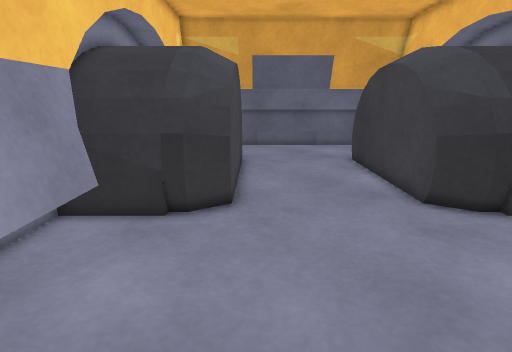
view 1 (above)

15 first-person views from a walk through a world built for the Gazebo simulator. The camera is 0.35 m above the floor, tilts 14° down and sees 80° across. The floor is counted in squares, 0.1 m on a side. Each view is taken from the middle of a square. On the plan, view 1 faces up. The plan holds only what a view shows up to about 20 squares ahead; the rest is blank. The place goes on beyond the plan.

view 2
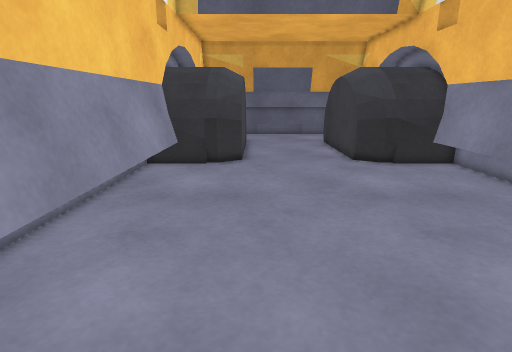

view 3
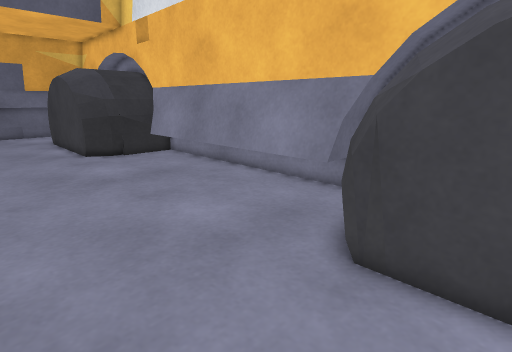

view 4
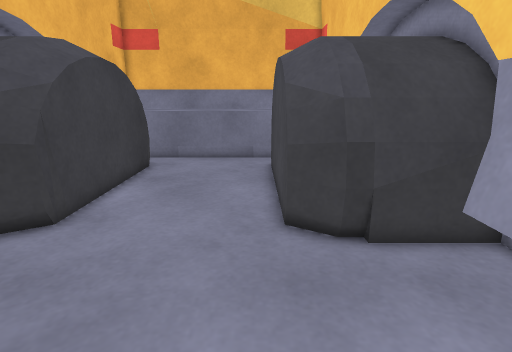

view 5
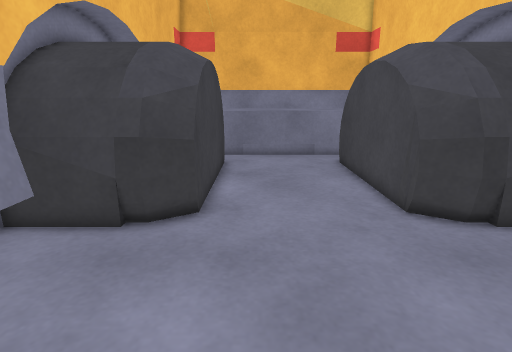

view 6
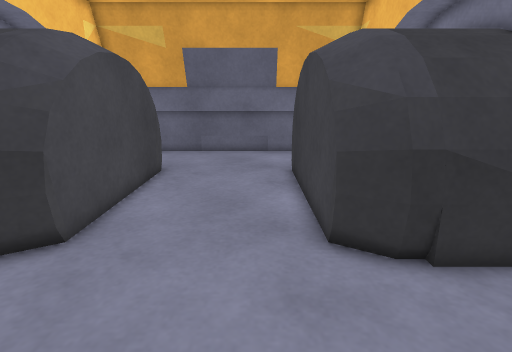

view 7
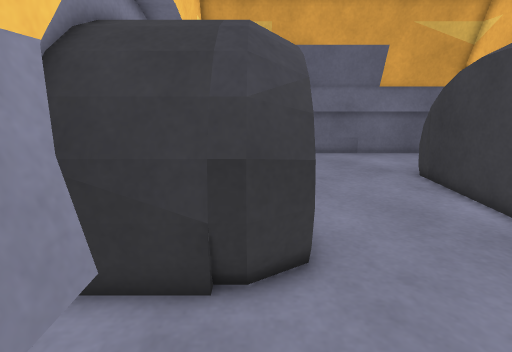

view 8
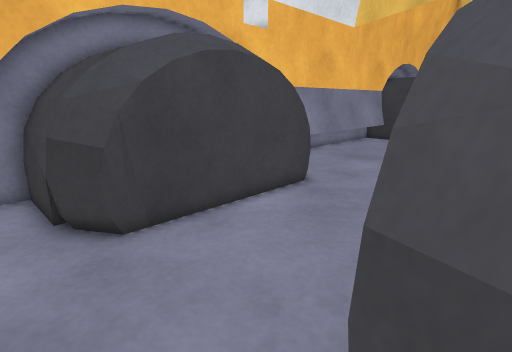

view 9
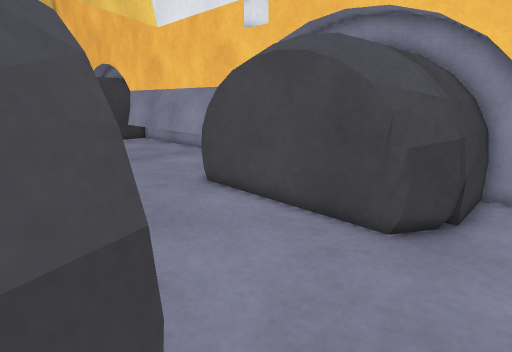

view 10
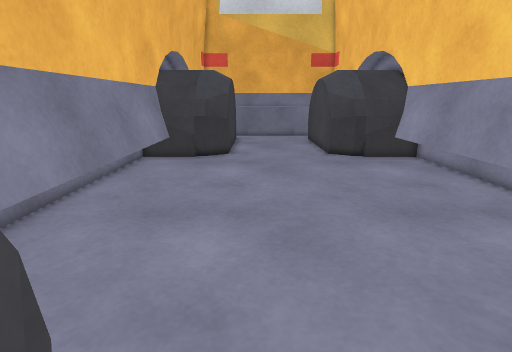

view 11
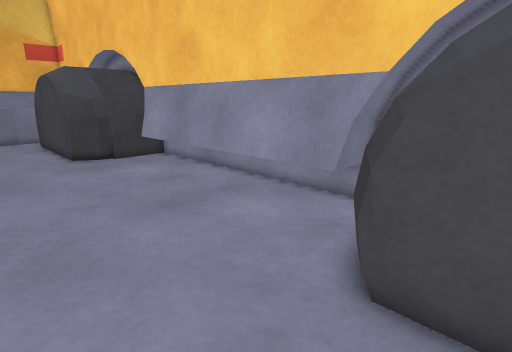

view 12
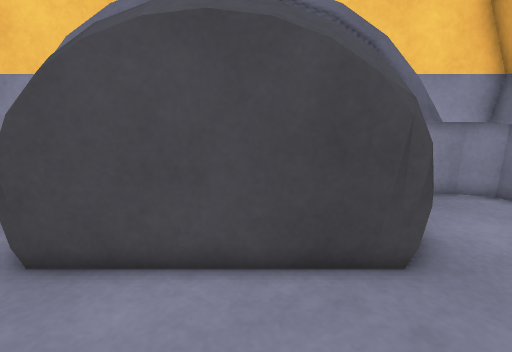

view 13
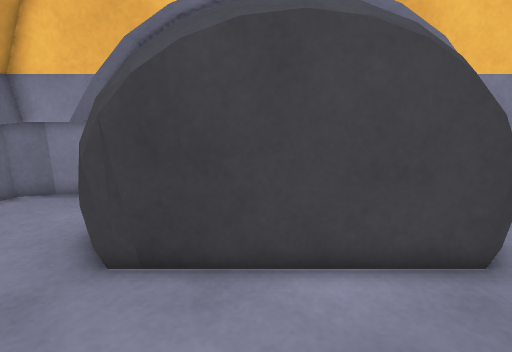

view 14
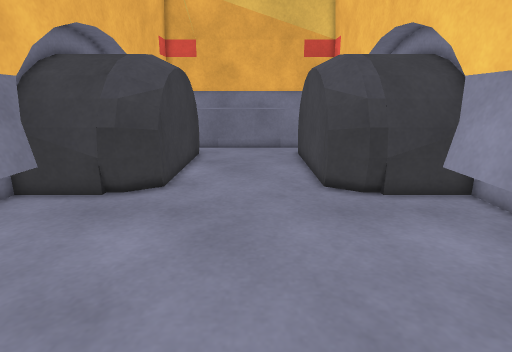

view 15
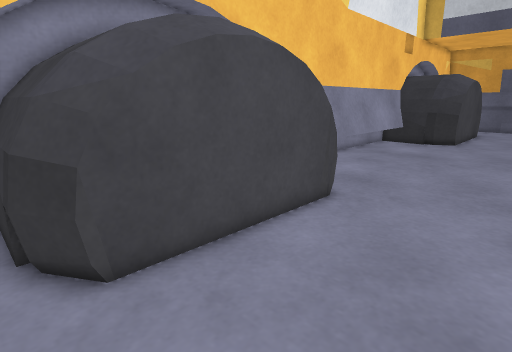

### Floor plan
Key: @ floor where view 1 was taken; # wall or solid block; . floor; = window, fence, low wall or low ledge.
Columns run from 5 left of view 1 to 10 right of it. Each row starts with its distance up from view 1.
 22 ################
 21 ##............##
 20 #..............#
 19 ####=......=####
 18   ###......###
 17    ##......##
 16     #......#
 15     #......#
 14     #......#
 13     #......#
 12     #......#
 11    ##......##
 10   ###......###
  9 ####=......=###
  8 ##............##
  7 #=............##
  6 ##............=#
  5 ##............=#
  4  #............=#
  3  #............=#
  2  #............=#
  1  #............=#
  0  #...@........=#
 -1  #............=#
 -2  #............=#
 -3  #............=#
 -4  #............=#
 -5  #............=#
 -6  #............##
 -7  #==........==##
 -8  ####......####
 -9    ##......##
-10     #......#
-11     #......#
-12     #......#
-13     #......#
-14     #......#
-15     #......#
-16    ##......#
-17    #=......=
-18     ........
-19     ========#
-20     #########

Positions as (right, up) in squares from view 1, and headings:
1: (0, 0), facing up
2: (0, -8), facing up
3: (0, -11), facing up-right
4: (0, 0), facing down
5: (4, 1), facing down
6: (4, 3), facing up
7: (-2, 4), facing up
8: (-2, 21), facing down-right
9: (7, 21), facing down-left
10: (4, 12), facing down
11: (4, 12), facing down-left
12: (5, 15), facing left
13: (0, 15), facing right
14: (2, 4), facing down
15: (5, -18), facing up-left
